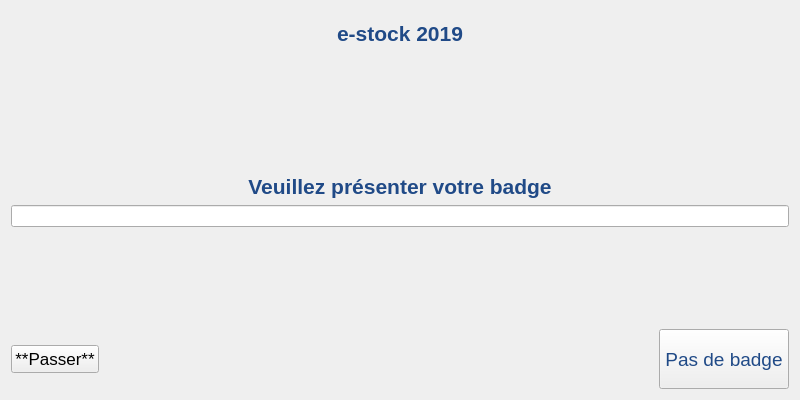
<?xml version="1.0" encoding="UTF-8"?>
<ui version="4.0">
 <class>IhmAuthentification</class>
 <widget class="QWidget" name="IhmAuthentification">
  <property name="geometry">
   <rect>
    <x>0</x>
    <y>0</y>
    <width>800</width>
    <height>400</height>
   </rect>
  </property>
  <property name="windowTitle">
   <string>e-stock 2019</string>
  </property>
  <property name="styleSheet">
   <string notr="true"/>
  </property>
  <layout class="QVBoxLayout" name="vLayoutPrincipal">
   <item>
    <layout class="QHBoxLayout" name="horizontalLayout">
     <property name="topMargin">
      <number>10</number>
     </property>
     <item>
      <widget class="QLabel" name="label">
       <property name="font">
        <font>
         <pointsize>16</pointsize>
         <weight>75</weight>
         <bold>true</bold>
        </font>
       </property>
       <property name="styleSheet">
        <string notr="true">color: rgb(32, 74, 135)</string>
       </property>
       <property name="text">
        <string>e-stock 2019</string>
       </property>
       <property name="alignment">
        <set>Qt::AlignCenter</set>
       </property>
      </widget>
     </item>
    </layout>
   </item>
   <item>
    <spacer name="verticalSpacer_2">
     <property name="orientation">
      <enum>Qt::Vertical</enum>
     </property>
     <property name="sizeHint" stdset="0">
      <size>
       <width>20</width>
       <height>40</height>
      </size>
     </property>
    </spacer>
   </item>
   <item>
    <layout class="QVBoxLayout" name="vLayoutAccueil">
     <item>
      <widget class="QLabel" name="labelBadgeNonValide">
       <property name="font">
        <font>
         <pointsize>13</pointsize>
         <weight>75</weight>
         <bold>true</bold>
        </font>
       </property>
       <property name="styleSheet">
        <string notr="true">color: rgb(239, 41, 41);</string>
       </property>
       <property name="text">
        <string/>
       </property>
       <property name="alignment">
        <set>Qt::AlignCenter</set>
       </property>
      </widget>
     </item>
     <item>
      <widget class="QLabel" name="labelMessageAccueil">
       <property name="font">
        <font>
         <pointsize>16</pointsize>
         <weight>75</weight>
         <bold>true</bold>
        </font>
       </property>
       <property name="styleSheet">
        <string notr="true">color: rgb(32, 74, 135)</string>
       </property>
       <property name="text">
        <string>Veuillez présenter votre badge</string>
       </property>
       <property name="alignment">
        <set>Qt::AlignCenter</set>
       </property>
      </widget>
     </item>
     <item>
      <widget class="QLineEdit" name="saisieBadge"/>
     </item>
    </layout>
   </item>
   <item>
    <spacer name="verticalSpacer">
     <property name="orientation">
      <enum>Qt::Vertical</enum>
     </property>
     <property name="sizeHint" stdset="0">
      <size>
       <width>20</width>
       <height>40</height>
      </size>
     </property>
    </spacer>
   </item>
   <item>
    <layout class="QHBoxLayout" name="hLayoutBoutons">
     <item>
      <widget class="QPushButton" name="boutonPasser">
       <property name="font">
        <font>
         <pointsize>13</pointsize>
        </font>
       </property>
       <property name="text">
        <string>**Passer**</string>
       </property>
      </widget>
     </item>
     <item>
      <spacer name="horizontalSpacer">
       <property name="orientation">
        <enum>Qt::Horizontal</enum>
       </property>
       <property name="sizeHint" stdset="0">
        <size>
         <width>40</width>
         <height>20</height>
        </size>
       </property>
      </spacer>
     </item>
     <item>
      <widget class="QPushButton" name="boutonPasDeBadge">
       <property name="minimumSize">
        <size>
         <width>130</width>
         <height>60</height>
        </size>
       </property>
       <property name="font">
        <font>
         <pointsize>14</pointsize>
        </font>
       </property>
       <property name="styleSheet">
        <string notr="true">color: rgb(32, 74, 135)</string>
       </property>
       <property name="text">
        <string>Pas de badge</string>
       </property>
      </widget>
     </item>
    </layout>
   </item>
  </layout>
 </widget>
 <layoutdefault spacing="6" margin="11"/>
 <resources/>
 <connections/>
</ui>
